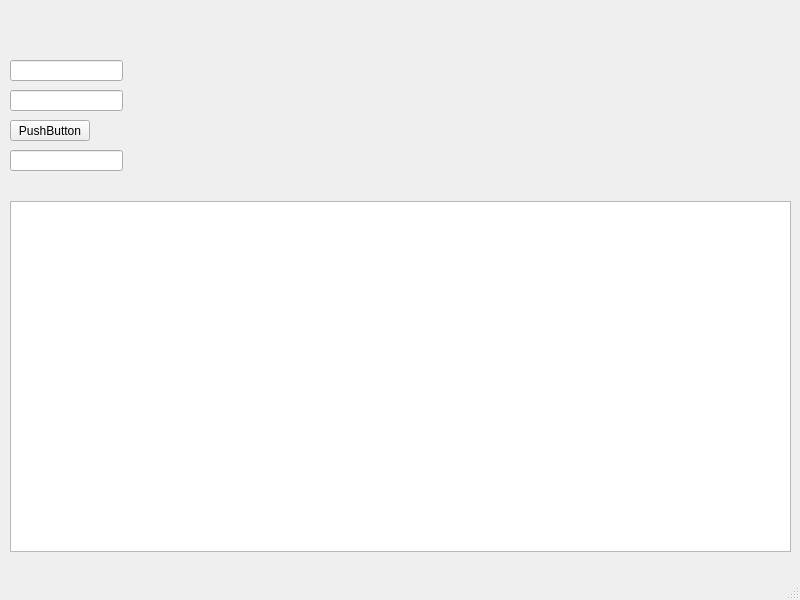
<?xml version="1.0" encoding="UTF-8"?>
<ui version="4.0">
 <class>MainWindow</class>
 <widget class="QMainWindow" name="MainWindow">
  <property name="geometry">
   <rect>
    <x>0</x>
    <y>0</y>
    <width>800</width>
    <height>600</height>
   </rect>
  </property>
  <property name="windowTitle">
   <string>MainWindow</string>
  </property>
  <widget class="QWidget" name="centralwidget">
   <widget class="QTableView" name="tableView">
    <property name="geometry">
     <rect>
      <x>10</x>
      <y>201</y>
      <width>781</width>
      <height>351</height>
     </rect>
    </property>
   </widget>
   <widget class="QLineEdit" name="lineEdit">
    <property name="geometry">
     <rect>
      <x>10</x>
      <y>60</y>
      <width>113</width>
      <height>21</height>
     </rect>
    </property>
   </widget>
   <widget class="QLineEdit" name="lineEdit_2">
    <property name="geometry">
     <rect>
      <x>10</x>
      <y>90</y>
      <width>113</width>
      <height>21</height>
     </rect>
    </property>
   </widget>
   <widget class="QPushButton" name="pushButton">
    <property name="geometry">
     <rect>
      <x>10</x>
      <y>120</y>
      <width>80</width>
      <height>21</height>
     </rect>
    </property>
    <property name="text">
     <string>PushButton</string>
    </property>
   </widget>
   <widget class="QLineEdit" name="lineEdit_3">
    <property name="geometry">
     <rect>
      <x>10</x>
      <y>150</y>
      <width>113</width>
      <height>21</height>
     </rect>
    </property>
   </widget>
  </widget>
  <widget class="QMenuBar" name="menubar">
   <property name="geometry">
    <rect>
     <x>0</x>
     <y>0</y>
     <width>800</width>
     <height>20</height>
    </rect>
   </property>
  </widget>
  <widget class="QStatusBar" name="statusbar"/>
 </widget>
 <resources/>
 <connections/>
</ui>
